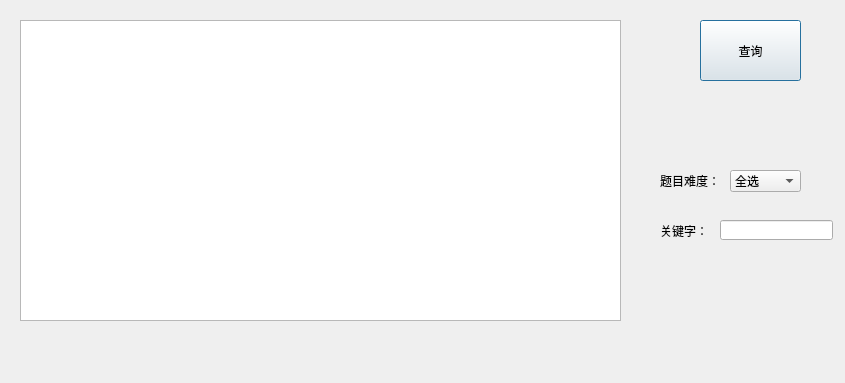
<?xml version="1.0" encoding="UTF-8"?>
<ui version="4.0">
 <class>Dialog_fill_select</class>
 <widget class="QDialog" name="Dialog_fill_select">
  <property name="geometry">
   <rect>
    <x>0</x>
    <y>0</y>
    <width>845</width>
    <height>383</height>
   </rect>
  </property>
  <property name="windowTitle">
   <string>填空题查询</string>
  </property>
  <widget class="QTableWidget" name="tableWidget">
   <property name="geometry">
    <rect>
     <x>20</x>
     <y>20</y>
     <width>601</width>
     <height>301</height>
    </rect>
   </property>
  </widget>
  <widget class="QLabel" name="label">
   <property name="geometry">
    <rect>
     <x>30</x>
     <y>570</y>
     <width>54</width>
     <height>12</height>
    </rect>
   </property>
   <property name="text">
    <string>填空题</string>
   </property>
  </widget>
  <widget class="QPushButton" name="pushButton">
   <property name="geometry">
    <rect>
     <x>700</x>
     <y>20</y>
     <width>101</width>
     <height>61</height>
    </rect>
   </property>
   <property name="text">
    <string>查询</string>
   </property>
  </widget>
  <widget class="QLabel" name="label_2">
   <property name="geometry">
    <rect>
     <x>660</x>
     <y>210</y>
     <width>71</width>
     <height>41</height>
    </rect>
   </property>
   <property name="text">
    <string>关键字：</string>
   </property>
  </widget>
  <widget class="QLineEdit" name="lineEdit">
   <property name="geometry">
    <rect>
     <x>720</x>
     <y>220</y>
     <width>113</width>
     <height>20</height>
    </rect>
   </property>
  </widget>
  <widget class="QLabel" name="label_3">
   <property name="geometry">
    <rect>
     <x>660</x>
     <y>160</y>
     <width>71</width>
     <height>41</height>
    </rect>
   </property>
   <property name="text">
    <string>题目难度：</string>
   </property>
  </widget>
  <widget class="QComboBox" name="comboBox">
   <property name="geometry">
    <rect>
     <x>730</x>
     <y>170</y>
     <width>71</width>
     <height>22</height>
    </rect>
   </property>
   <item>
    <property name="text">
     <string>全选</string>
    </property>
   </item>
   <item>
    <property name="text">
     <string>等级一</string>
    </property>
   </item>
   <item>
    <property name="text">
     <string>等级二</string>
    </property>
   </item>
   <item>
    <property name="text">
     <string>等级三</string>
    </property>
   </item>
   <item>
    <property name="text">
     <string>等级四</string>
    </property>
   </item>
   <item>
    <property name="text">
     <string>等级五</string>
    </property>
   </item>
  </widget>
 </widget>
 <resources/>
 <connections/>
</ui>
